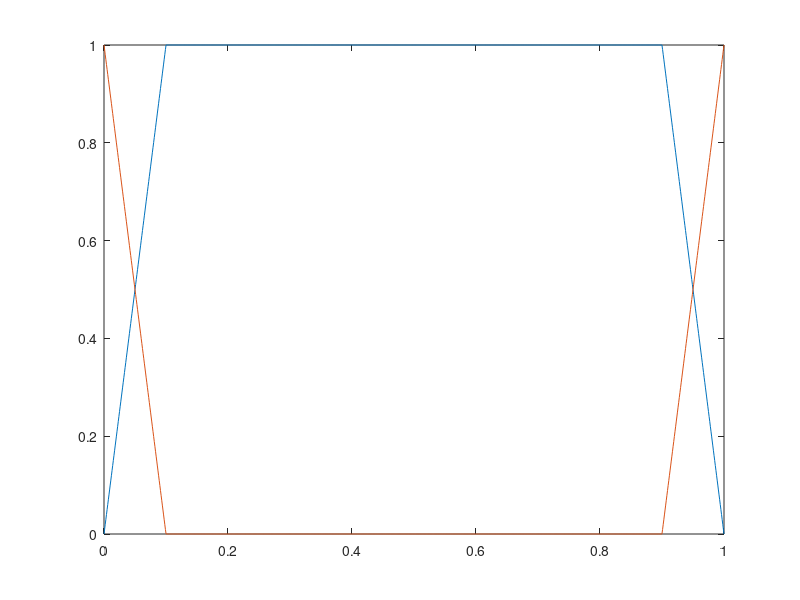

This chart was generated by the following MATLAB code: (Note: this script raises an error after producing the figure.)
close all; clear; clc;

%%%%%%%%%%%%%%%%%%%%%%%%%%%%%%%%%%%%%%%%%%%%%%%%%%%%%%%%%%%%%
%%%%%%%%%%%%%%%%%%%%%% Arm Parameters %%%%%%%%%%%%%%%%%%%%%%%

a.m = 1;    % Mass [kg]
a.g = 9.81; % Acceleration of gravity [m/s^2]
a.pr_d = 0.5; % Desired relative position [m]

%%%%%%%%%%%%%%%%%%%%%%%%%%%%%%%%%%%%%%%%%%%%%%%%%%%%%%%%%%%%%
%%%%%%%%%%%%%%%%%%%% Environmental Model %%%%%%%%%%%%%%%%%%%%

alpha = 0.4; % wave amplitdue [m]
hdeck = 1;   % inertial reference deck hight [m] (arbitrary)

% Wave frequency
Tmax = 7.5;    % Maximum period [s]
k = 1;
T = Tmax / k;  % Period of deck disturbance [s]
beta = 2*pi/T; % wave frequency [rad/s]

% Inertial Position, Velocity, and Acceleration of Deck

% Sine Wave
a.d = @(t) alpha*sin(beta*t) + hdeck;      % [m]
a.d_dot = @(t) beta*alpha*cos(beta*t);    % [m/s]
a.d_ddot = @(t) -beta^2*alpha*sin(beta*t); % [m*s^-2]
 
% Cosine Wave
% a.d = @(t) alpha*sin(beta*t) + hdeck;      % [m]
% a.d_dot = @(t) beta*alpha*cos(beta*t);    % [m/s]
% a.d_ddot = @(t) -beta^2*alpha*sin(beta*t); % [m*s^-2]

% Square Wave
% N = 3; % Number of terms in the Fourier series
% coefficients = 1:2:(2*N - 1); % Odd harmonics: 1, 3, 5, ..., (2*N-1)
% beta2 = 2*pi/15;
% a.sw = @(t) alpha*((4/pi) * ...
%     sum(arrayfun(@(n) sin(n*beta2*t)/n, coefficients))) + hdeck; % [m]
% a.d = @(t) arrayfun(a.sw, t);
% a.sw_dot = @(t) alpha*((4/pi) * ...
%     sum(arrayfun(@(n) beta2*cos(n*beta2*t), coefficients)));    % [m/s]
% a.d_dot = @(t) arrayfun(a.sw_dot, t);
% a.sw_ddot = @(t) alpha*((4/pi) * ...
%     sum(arrayfun(@(n) -n*beta2^2*sin(n*beta2*t), coefficients))); % [m*s^-2]
% a.d_ddot = @(t) arrayfun(a.sw_ddot, t);

% Stacked sine wave
% a.d = @(t) alpha*(1.5*sin(beta*t/6) + 0.75*sin(beta*t)) + hdeck; % [m]
% a.d_dot = @(t) alpha*(0.25*beta*cos(beta*t/6) ...
%                                     + 0.75*beta*cos(beta*t)); % [m/s]
% a.d_ddot = @(t) -alpha*(0.0417*beta^2*sin(beta*t/6) ...
%                                     + 0.75*beta^2*sin(beta*t)); % [m*s^-2]

a.a = @(t) atan(beta*alpha*cos(beta*t)); % [rad]
a.a_dot = @(t) -(alpha*beta^2*sin(beta*t))/(alpha^2*beta^2*(cos(beta*t)^2)+1); % [rad]

%%%%%%%%%%%%%%%%%%%%%%%%%%%%%%%%%%%%%%%%%%%%%%%%%%%%%%%%%%%%%
%%%%%%%%%%%%%%%%%%%%%%% Control Gains %%%%%%%%%%%%%%%%%%%%%%%

% Minimum Required Control Constants:
%   a.ka = 2800; a.kv = ?; a.ks = ?;
%   a.kp = 300; a.kd = 50; a.ki = 100;

% Inertial Stabilization Control
a.ka = 700;  % Acceleration Control [kg]
a.kv = 5000;  % Velocity Control [kg/s]
a.ks = 0;  % Position Control [kg*s^-2] 

% Relative Position Control
a.kp = 3000;  % Proportional [kg*s^-2]
a.kd = 500;  % Derivative [kg/s]    
a.ki = 200;  % Integral [kg*s^-3] 

%%%%%%%%%%%%%%%%%%%%%%%%%%%%%%%%%%%%%%%%%%%%%%%%%%%%%%%%%%%%%
%%%%%%%%%%%%%%%%%%%% Control Gain Mixing %%%%%%%%%%%%%%%%%%%%

% If |pr-pr_d| <= r_g, apply full inertial stability control
a.r_g = 0.4; % [m]

% If |pr-pr_d| <= r_k, apply "h_k" proportion of relative position control
a.r_k = 0.4; % [m]
a.h_k = 0.0; % Proportion of applied relative position control

% Proportion of applied inertial stabilitycontrol
n = 1; % Polynomial order
a.I = @(x) ...
    ((-1/(1-(a.pr_d+a.r_g))^n) * ...
        (sign(x-a.pr_d).*(x-(a.pr_d+sign(x-a.pr_d)*a.r_g))).^n + 1) .* ...
            (abs(x-a.pr_d)> a.r_g) ...
    + 1 * (abs(x-a.pr_d) <= a.r_g);

% Proportion of applied relative position control
n = 1; % Polynomial order
a.K = @(x) ...
    (-((a.h_k-1)/(1-(a.pr_d+a.r_k))^n) * ...
        (sign(x-a.pr_d).*(x-(a.pr_d+sign(x-a.pr_d)*a.r_k))).^n + a.h_k) .*...
            (abs(x-a.pr_d)> a.r_k) ...
    + a.h_k * (abs(x-a.pr_d) <= a.r_k);

%%%               Gain Mixing Visualization               %%%

pr = linspace(0,1,1000); % relative position test values
inert_gain = a.I(pr); % Proportion of inertial control gain
rel_gain = a.K(pr); % Proportion of relative position control gain

figure;
plot(pr,inert_gain)
hold on
plot(pr, rel_gain)
xline(a.pr_d,'--','Label','$p_{rd}$','Interpreter','latex','FontSize',15,...
    'LabelOrientation','horizontal','LabelVerticalAlignment','middle')
title('Inertial and Relative Positional Control Mixing')
xlabel('Relative Position (m)')
ylabel('Gain Proportion')
xlim([-0.1 1.1])
ylim([-0.1 1.1])
legend('Inertial','Relative')
grid on

%%%%%%%%%%%%%%%%%%%%%%%%%%%%%%%%%%%%%%%%%%%%%%%%%%%%%%%%%%%%%
%%%%%%%%%%%%%%%%%% Performance Parameters %%%%%%%%%%%%%%%%%%%

% Maximum acceleration metric
p_ddot_max = 0.005*beta^2;

% Settling time
t_s = 2;

%%%%%%%%%%%%%%%%%%%%%%%%%%%%%%%%%%%%%%%%%%%%%%%%%%%%%%%%%%%%%
%%%%%%%%%%%%%%%%%%%%%%%%%%%%%%%%%%%%%%%%%%%%%%%%%%%%%%%%%%%%%
